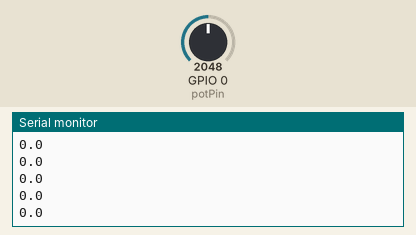
A sketch run on a simulated ESP32. Parts: the last lines printed to the serial monitor. The test bench sets the inputs (shaded band); at power-on: GPIO 0 (potPin) = 2048 (analog values on the 0–4095 scale).

Above: at 1.5 s.
1.6 s: GPIO 0 (potPin) set to 2866
At 1.61 s:
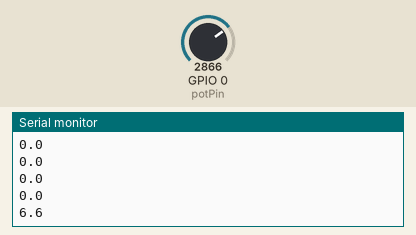
3.1 s: GPIO 0 (potPin) set to 3603
At 3.11 s:
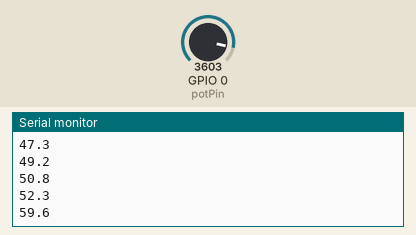
Timing chart, 0 to 6.1 s (numbered marks = the images above; inputs shaded):
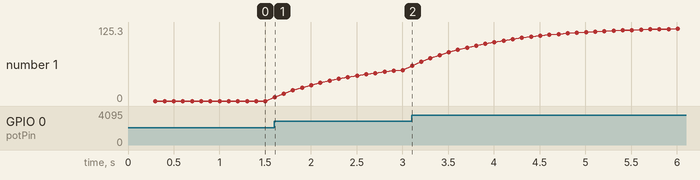

Measured:
- after the input at 1.6 s, the serial monitor: prints a new line at once (image 1)
- after the input at 3.1 s, the serial monitor: prints a new line at once (image 2)
- plotted number 1: 0 → 52.3 after the input at 1.6 s, 52.3 → 125.3 after the input at 3.1 s

The sketch:

Evaluation_Setup.ino
```cpp
const int potPin     = 0;       // ADC1_CH0 auf GPIO0
const float maxAngle = 330.0;   // max. mechanischer Winkel (0…330°)
int offsetRaw = 0;              // speichert den Rohwert bei Upload als Nullpunkt

// --- Filter‐Parameter ---
const float alpha = 0.1;        // Glättungsfaktor (0 < alpha < 1)
float smoothAngle = 0.0;        // hier wird der geglättete Winkel gehalten

void setup() {
  Serial.begin(115200);
  analogReadResolution(12);       // 12 Bit (0…4095)
  analogSetAttenuation(ADC_11db); // 0–3.3 V
  delay(100);

  // 1) Offset‐Kalibrierung: aktuellen Rohwert als Nullpunkt übernehmen
  offsetRaw = analogRead(potPin);
  delay(200);

  // 2) Erste Initialisierung von smoothAngle mit dem aktuellen Winkel
  {
    int raw = analogRead(potPin);
    int diff = raw - offsetRaw;
    if (diff < 0) diff += 4096;
    float angleRaw = diff * (maxAngle / 4095.0);
    // Wrap in ±(maxAngle/2)
    if (angleRaw > (maxAngle * 0.5f)) angleRaw -= maxAngle;
    smoothAngle = angleRaw;
  }
}

void loop() {
  // 1) Rohwert lesen
  int raw = analogRead(potPin);

  // 2) Differenz zum Offset (mit Wrap-around)
  int diff = raw - offsetRaw;
  if (diff < 0) diff += 4096;

  // 3) Roh-Winkel (0…maxAngle)
  float angleRaw = diff * (maxAngle / 4095.0);

  // 4) Wrap-Logik für ±(maxAngle/2)
  float angleSigned;
  if (angleRaw > (maxAngle * 0.5f)) {
    angleSigned = angleRaw - maxAngle;  // z.B. 329 → –1
  } else {
    angleSigned = angleRaw;             // 0…165 bleibt positiv
  }

  // 5) Exponentielle Glättung (EMA)
  smoothAngle = alpha * angleSigned + (1.0 - alpha) * smoothAngle;

  // 6) Nur den geglätteten Winkel ausgeben (Serial Plotter)
  Serial.println(smoothAngle, 1);  // Ausgabe mit 1 Nachkommastelle

  delay(100);
}
```
